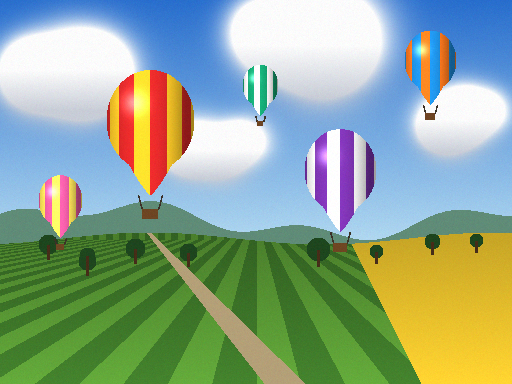
#> input picture data/image.png, 512 x 384 px
$ python -i image_proc.py   (imports and definitions only)
#> lines starting #> are read from the running program, lines starting #| are printed output that depends on the picture
### src/config.py
"""Общие настройки: seed, пути, вспомогательные функции для сохранения файлов."""
import os
import random
from datetime import datetime

import matplotlib

matplotlib.use("Agg")
import matplotlib.pyplot as plt
import numpy as np

SEED = 42

BASE_DIR = os.path.dirname(os.path.dirname(os.path.abspath(__file__)))
DATA_DIR = os.path.join(BASE_DIR, "data")
OUTPUT_DIR = os.path.join(BASE_DIR, "output")
os.makedirs(OUTPUT_DIR, exist_ok=True)

DATASET_PATH = os.path.join(DATA_DIR, "Lab1_Dataset.xlsx")
IMAGE_PATH = os.path.join(DATA_DIR, "image.png")

# Вариант 7: столбцы M (x) и N (y) листа Sheet1
VARIANT = 7
VARIANT_COLUMNS = ["x", "y"]

# Метка времени фиксируется один раз за запуск, чтобы все файлы одного прогона
# имели одинаковый суффикс
RUN_TS = datetime.now().strftime("%Y-%m-%d_%H-%M-%S")

plt.rcParams.update({
    "figure.dpi": 100,
    "font.size": 10,
    "axes.grid": True,
    "grid.alpha": 0.3,
})


# [12 lines left out: function set_seeds, not called in this run]


def timestamped_filename(base: str, ext: str) -> str:
    """Формирует имя файла с датой и временем запуска."""
    return os.path.join(OUTPUT_DIR, f"{base}_{RUN_TS}.{ext}")


def save_figure(fig, base_name: str) -> str:
    """Задание 3. Сохраняет рисунок в PNG с меткой времени (до закрытия фигуры)."""
    path = timestamped_filename(base_name, "png")
    fig.savefig(path, dpi=150, bbox_inches="tight")
    plt.close(fig)
    return path

### src/image_proc.py
"""Задание 50. Обработка изображения средствами SciPy."""
import matplotlib.pyplot as plt
import numpy as np
from scipy.ndimage import gaussian_filter, rotate
from sklearn.decomposition import PCA

from src.config import save_figure

# фрагмент (y0, y1, x0, x1) для увеличенного показа размытия и резкости: большой шар
CROP = (60, 220, 90, 230)


# [77 lines left out: function generate_image, not called in this run]


def _pair(img_a, img_b, title_a, title_b, base, cmap_b=None):
    fig, axes = plt.subplots(1, 2, figsize=(11, 4.4))
    axes[0].imshow(img_a)
    axes[0].set_title(title_a)
    axes[1].imshow(img_b, cmap=cmap_b)
    axes[1].set_title(title_b)
    for ax in axes:
        ax.axis("off")
    fig.tight_layout()
    return save_figure(fig, base)


def split_channels(img):
    """1. Разделение цветовых каналов в отдельные массивы."""
    r, g, b = (img[..., i].copy() for i in range(3))
    fig, axes = plt.subplots(1, 4, figsize=(17, 3.6))
    axes[0].imshow(img)
    axes[0].set_title("Исходное")
    for ax, ch, cmap, name in zip(axes[1:], (r, g, b), ("Reds", "Greens", "Blues"),
                                  ("Красный", "Зелёный", "Синий")):
        ax.imshow(ch, cmap=cmap, vmin=0, vmax=255)  # чем темнее цвет, тем больше значение канала
        ax.set_title(f"{name} канал (среднее {ch.mean():.0f})")
    for ax in axes:
        ax.axis("off")
    fig.tight_layout()
    path = save_figure(fig, "task50_1_channels")
    return {"r": r, "g": g, "b": b}, path


def rotate_image(img, angle: float = 40.0):
    """2. Поворот на 40° против часовой стрелки (scipy.ndimage.rotate, холст расширяется)."""
    rotated = rotate(img.astype(np.float32), angle=angle, axes=(1, 0), reshape=True,
                     order=3, mode="constant", cval=0)
    rotated = np.clip(rotated, 0, 255).astype(np.uint8)
    path = _pair(img, rotated, f"Исходное {img.shape[1]}×{img.shape[0]}",
                 f"Поворот на {angle:.0f}° ({rotated.shape[1]}×{rotated.shape[0]})", "task50_2_rotated")
    return rotated, path


def to_grayscale(img):
    """3. Перевод в оттенки серого: Y = 0,299R + 0,587G + 0,114B."""
    gray = np.tensordot(img.astype(np.float32), np.array([0.299, 0.587, 0.114]), axes=([2], [0]))
    gray = np.clip(np.round(gray), 0, 255).astype(np.uint8)
    path = _pair(img, gray, "Исходное", "Чёрно-белое (оттенки серого)", "task50_3_gray", cmap_b="gray")
    return gray, path


def gray_histogram(gray):
    """4. Гистограмма яркостей: 256 интервалов шириной 1, левая граница = уровень яркости."""
    hist, edges = np.histogram(gray.ravel(), bins=256, range=(0, 256))
    fig, ax = plt.subplots(figsize=(11, 4))
    ax.bar(edges[:-1], hist, width=1.0, align="edge", color="black")
    ax.set_xlim(0, 256)
    ax.set_xticks(range(0, 257, 32))
    ax.set_xlabel("Яркость")
    ax.set_ylabel("Число пикселей")
    ax.set_title("Гистограмма чёрно-белого изображения")
    fig.tight_layout()
    path = save_figure(fig, "task50_4_gray_hist")
    return {"hist": hist, "edges": edges}, path


def split_by_histogram(gray, hist_info):
    """5. Три изображения по порогам равных долей пикселей (накопленная гистограмма)."""
    cum = np.cumsum(hist_info["hist"])
    total = cum[-1]
    t1 = int(np.searchsorted(cum, total / 3))
    t2 = int(np.searchsorted(cum, 2 * total / 3))
    parts = [np.where(gray <= t1, gray, 0), np.where((gray > t1) & (gray <= t2), gray, 0),
             np.where(gray > t2, gray, 0)]
    shares = [float(np.mean(gray <= t1)), float(np.mean((gray > t1) & (gray <= t2))),
              float(np.mean(gray > t2))]
    fig, axes = plt.subplots(1, 3, figsize=(16, 4.2))
    titles = [f"Тёмные: 0…{t1}", f"Средние: {t1 + 1}…{t2}", f"Светлые: {t2 + 1}…255"]
    for ax, part, title, s in zip(axes, parts, titles, shares):
        ax.imshow(part, cmap="gray", vmin=0, vmax=255)
        ax.set_title(f"{title} ({s:.1%} пикселей)")
        ax.axis("off")
    fig.tight_layout()
    path = save_figure(fig, "task50_5_split3")
    return {"t1": t1, "t2": t2, "shares": shares}, path


def add_circular_frame(img, width: int = 10):
    """6. Чёрная круговая рамка: всё за пределами круга радиуса R - width зануляется."""
    h, w = img.shape[:2]
    Y, X = np.ogrid[:h, :w]
    R = min(h, w) / 2.0
    outside = (X - w / 2) ** 2 + (Y - h / 2) ** 2 > (R - width) ** 2
    framed = img.copy()
    framed[outside] = 0
    path = _pair(img, framed, "Исходное", f"В чёрной круговой рамке (R = {R - width:.0f} пикс.)",
                 "task50_6_frame")
    return framed, path


def add_noise(img, sigma: float = 25.0):
    """7. Гауссовский шум N(0, sigma)."""
    noisy = np.clip(img.astype(np.float32) + np.random.normal(0, sigma, img.shape), 0, 255).astype(np.uint8)
    path = _pair(img, noisy, "Исходное", f"С гауссовским шумом (σ = {sigma:.0f})", "task50_7_noisy")
    return noisy, path


def gaussian_blur(img, sigma: float = 2.0):
    """8. Размытие фильтром Гаусса по каждому каналу (по оси каналов sigma = 0)."""
    blurred = gaussian_filter(img.astype(np.float32), sigma=(sigma, sigma, 0))
    blurred = np.clip(blurred, 0, 255).astype(np.uint8)
    path = _crop_compare(img, blurred, "Исходное", f"Размытие по Гауссу (σ = {sigma:.0f})", "task50_8_blurred")
    return blurred, path


def sharpen_image(img, sigma: float = 2.0, amount: float = 1.5):
    """9. Повышение резкости (нерезкое маскирование): img + amount·(img − blur(img))."""
    f = img.astype(np.float32)
    blurred = gaussian_filter(f, sigma=(sigma, sigma, 0))
    sharpened = np.clip(f + amount * (f - blurred), 0, 255).astype(np.uint8)
    path = _crop_compare(img, sharpened, "Исходное", f"Повышение резкости (k = {amount})",
                         "task50_9_sharpened")
    return sharpened, path


def _crop_compare(a, b, ta, tb, base):
    """Полные изображения и увеличенный фрагмент (воздушный шар), где эффект заметнее."""
    fig, axes = plt.subplots(2, 2, figsize=(11, 8.2))
    y0, y1, x0, x1 = CROP
    for col, (im, t) in enumerate([(a, ta), (b, tb)]):
        axes[0, col].imshow(im)
        axes[0, col].add_patch(plt.Rectangle((x0, y0), x1 - x0, y1 - y0, fill=False, ec="yellow", lw=1.5))
        axes[0, col].set_title(t)
        axes[1, col].imshow(im[y0:y1, x0:x1], interpolation="nearest")
        axes[1, col].set_title(f"{t}: увеличенный фрагмент")
    for ax in axes.ravel():
        ax.axis("off")
    fig.tight_layout()
    return save_figure(fig, base)


def _to_blocks(img, b):
    """(H, W, C) -> (число блоков, b·b): каждый блок b×b каждого канала — один объект."""
    h, w, c = img.shape
    x = img.reshape(h // b, b, w // b, b, c).transpose(4, 0, 2, 1, 3)
    return x.reshape(-1, b * b)


def _from_blocks(blocks, shape, b):
    h, w, c = shape
    x = blocks.reshape(c, h // b, w // b, b, b).transpose(1, 3, 2, 4, 0)
    return x.reshape(h, w, c)


def apply_pca_to_image(img, n_components: int = 8, block: int = 8):
    """
    10. PCA к изображению. Объект — блок 8×8 одного канала (64 признака).
    Восстановление по n_components главным компонентам, кривая ошибки, вид компонент.
    """
    flat = _to_blocks(img.astype(np.float32), block)
    pca = PCA(n_components=n_components).fit(flat)
    restored = _from_blocks(pca.inverse_transform(pca.transform(flat)), img.shape, block)
    restored = np.clip(restored, 0, 255).astype(np.uint8)
    mse = float(np.mean((img.astype(np.float32) - restored) ** 2))
    psnr = float(10 * np.log10(255 ** 2 / mse))
    paths = [_pair(img, restored, "Исходное",
                   f"PCA: {n_components} из {block * block} компонент (ср. квадрат ошибки {mse:.1f})",
                   "task50_10_pca_restored")]

    full = PCA().fit(flat)
    ks = np.arange(1, block * block + 1)
    mse_curve = []
    for k in ks:
        z = full.transform(flat)[:, :k]
        rec = z @ full.components_[:k] + full.mean_
        mse_curve.append(float(np.mean((flat - rec) ** 2)))
    fig, ax = plt.subplots(figsize=(9, 4.5))
    ax.semilogy(ks, np.clip(mse_curve, 1e-6, None), marker="o", ms=3)
    ax.axvline(n_components, color="C3", ls="--", label=f"k = {n_components}")
    ax.set_xlabel("Число главных компонент k")
    ax.set_ylabel("Среднеквадратичная ошибка (лог. шкала)")
    ax.set_title("Ошибка восстановления изображения от числа компонент")
    ax.legend()
    fig.tight_layout()
    paths.append(save_figure(fig, "task50_10_pca_mse"))

    fig, axes = plt.subplots(4, 4, figsize=(7.5, 8))
    for i, ax in enumerate(axes.ravel()):
        ax.imshow(full.components_[i].reshape(block, block), cmap="gray", interpolation="nearest")
        ax.set_title(f"ГК {i + 1}: {full.explained_variance_ratio_[i]:.1%}", fontsize=9)
        ax.axis("off")
    fig.suptitle("Первые 16 главных компонент (блоки 8×8)")
    fig.tight_layout()
    paths.append(save_figure(fig, "task50_10_pca_components"))

    evr = np.cumsum(full.explained_variance_ratio_)
    return {"mse": mse, "psnr": psnr, "evr_k": float(evr[n_components - 1]),
            "evr1": float(full.explained_variance_ratio_[0]),
            "comp1_range": [float(np.abs(full.components_[0]).min()), float(np.abs(full.components_[0]).max())],
            "comp1_same_sign": bool(np.all(full.components_[0] > 0) or np.all(full.components_[0] < 0)),
            "k95": int(np.searchsorted(evr, 0.95) + 1), "k99": int(np.searchsorted(evr, 0.99) + 1),
            "mse_curve": mse_curve, "n_objects": int(flat.shape[0])}, paths


def run_task50(image_path: str) -> dict:
    """Последовательно выполняет все 10 подзаданий."""
#> called with image_path = '../data/image.png'
    img = plt.imread(image_path)
#> img is the input picture: shape (384, 512, 4) float32; mean R, G, B, A 0.568, 0.66, 0.57, 1
    if img.dtype != np.uint8:
        img = np.clip(img * 255, 0, 255).astype(np.uint8)
    img = img[..., :3]
#> img: shape (384, 512, 3)
    res, figs = {"shape": list(img.shape)}, {}
#> res = {'shape': [384, 512, 3]}

    ch, figs["channels"] = split_channels(img)
#> in split_channels, `r, g, b = (img[..., i].copy() for i in range(3))`:
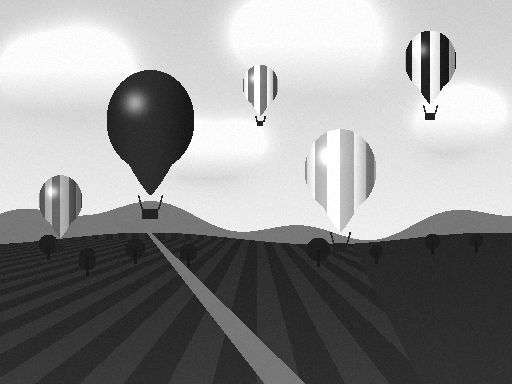
#> b: shape (384, 512); min 14, max 255, mean 145.3
#> the loop in split_channels, `for ax, ch, cmap, name in zip(axes[1:], (r, g, b), ("Reds", "Greens", ..` made 3 passes
#> (cmap, name) on passes 1 to 3: ('Reds', 'Красный'), ('Greens', 'Зелёный'), ('Blues', 'Синий')
#> ch = 3 items
    res["channel_means"] = [float(ch[k].mean()) for k in "rgb"]
    rotated, figs["rotated"] = rotate_image(img, 40.0)
#> in rotate_image, `rotated = np.clip(rotated, 0, 255).astype(np.uint8)`:
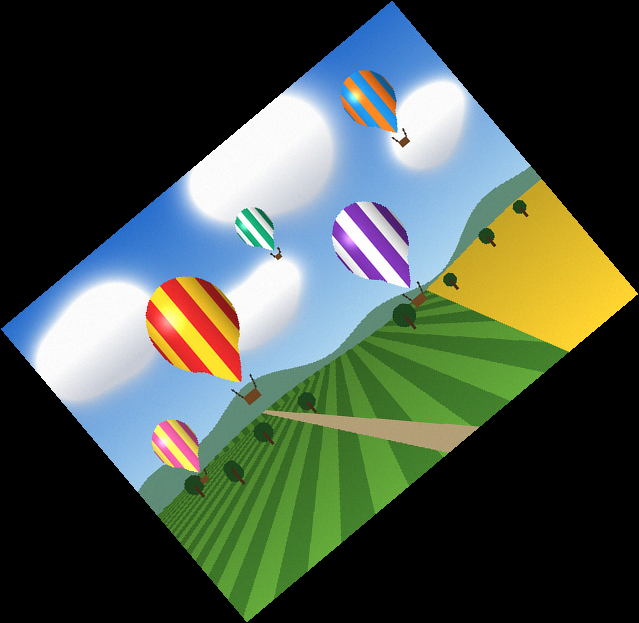
#> rotated: shape (623, 639, 3); mean R, G, B 71, 82.5, 71.2
    res["rotated_shape"] = list(rotated.shape)
    gray, figs["gray"] = to_grayscale(img)
#> in to_grayscale, `gray = np.tensordot(img.astype(np.float32), np.array([0.299, 0.587, 0...`:
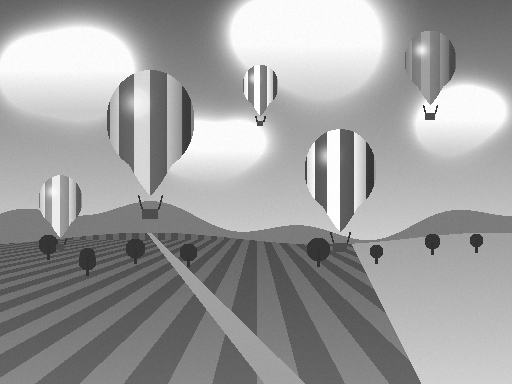
#> gray: shape (384, 512) float64; min 44.19, max 255, mean 158.7
    res["gray_mean"] = float(gray.mean())
    hist, figs["hist"] = gray_histogram(gray)
#> in gray_histogram, `hist, edges = np.histogram(gray.ravel(), bins=256, range=(0, 256))`: hist = 256 values, max 3888 at index 251, min 0 at index 0, mean 768; edges = 257 values from 0 to 256
#> call 4 of save_figure, with base_name = 'task50_4_gray_hist'
#> in save_figure (call 4), `fig.savefig(path, dpi=150, bbox_inches="tight")`:
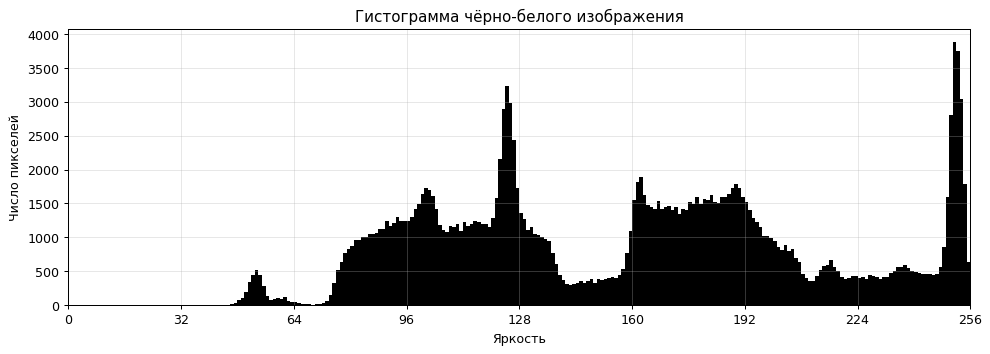
#> figure drawn by matplotlib, 1 panel; tallest bar 3888 high, from x = 251 to 252
#> hist = 2 items
    h = hist["hist"]
#> h = 256 values, max 3888 at index 251, min 0 at index 0, mean 768
    res["hist_peak"] = int(np.argmax(h))
    res["hist_stats"] = {"lt20": float(h[:20].sum() / h.sum()), "lt60": float(h[:60].sum() / h.sum()),
                         "gt150": float(h[151:].sum() / h.sum()), "gt200": float(h[201:].sum() / h.sum()),
                         "min": int(gray.min()), "max": int(gray.max()),
                         "top_bins": [int(i) for i in np.argsort(h)[::-1][:5]]}
    res["split"], figs["split"] = split_by_histogram(gray, hist)
#> in split_by_histogram, `cum = np.cumsum(hist_info["hist"])`: cum = 256 values from 0 to 196608
#> in split_by_histogram, `total = cum[-1]`: total = 196608
#> in split_by_histogram, `t1 = int(np.searchsorted(cum, total / 3))`: t1 = 124
#> in split_by_histogram, `t2 = int(np.searchsorted(cum, 2 * total / 3))`: t2 = 184
#> in split_by_histogram, `shares = [float(np.mean(gray <= t1)), float(np.mean((gray > t1) & (gra..`: shares = [0.338, 0.332, 0.329]
#> in split_by_histogram, `titles = [f"Тёмные: 0…{t1}", f"Средние: {t1 + 1}…{t2}", f"Светлые: {t2..`: titles = ['Тёмные: 0…124', 'Средние: 125…184', 'Светлые: 185…255']
#> the loop in split_by_histogram, `for ax, part, title, s in zip(axes, parts, titles, shares):` made 3 passes
#> (title, s) on passes 1 to 3: ('Тёмные: 0…124', 0.338), ('Средние: 125…184', 0.332), ('Светлые: 185…255', 0.329)
    _, figs["frame"] = add_circular_frame(img)
    noisy, figs["noisy"] = add_noise(img, 25.0)
    res["noise_mse"] = float(np.mean((noisy.astype(float) - img) ** 2))
    blurred, figs["blurred"] = gaussian_blur(img, 2.0)
#> the loop in _crop_compare, `for col, (im, t) in enumerate([(a, ta), (b, tb)]):` made 2 passes
#> (col, t) on passes 1 to 2: (0, 'Исходное'), (1, 'Размытие по Гауссу (σ = 2)')
    sharp, figs["sharpened"] = sharpen_image(img, 2.0, 1.5)
#> in sharpen_image, `sharpened = np.clip(f + amount * (f - blurred), 0, 255).astype(np.uint8)`:
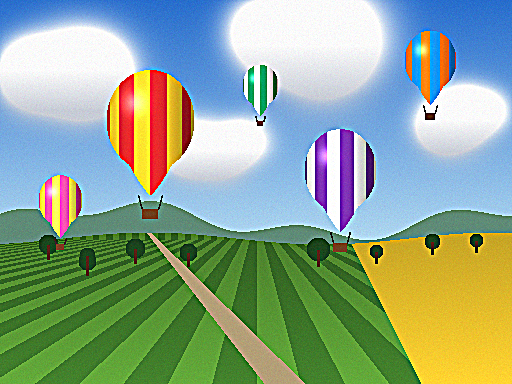
#> sharpened: shape (384, 512, 3); mean R, G, B 143.6, 167.5, 144.3
#> the loop in _crop_compare (call 2), `for col, (im, t) in enumerate([(a, ta), (b, tb)]):` made 2 passes
#> (col, t) on passes 1 to 2: (0, 'Исходное'), (1, 'Повышение резкости (k = 1.5)')
#> the loop in _crop_compare (call 2), `for ax in axes.ravel():` made 4 passes
    # средний модуль градиента яркости — мера резкости
    grad = lambda a: float(np.mean(np.abs(np.diff(a.astype(float).mean(axis=2), axis=1))))
    res["sharpness"] = {"orig": grad(img), "blurred": grad(blurred), "sharpened": grad(sharp)}
    res["pca"], figs["pca"] = apply_pca_to_image(img, 8)
#> in _from_blocks, `return x.reshape(h, w, c)`:
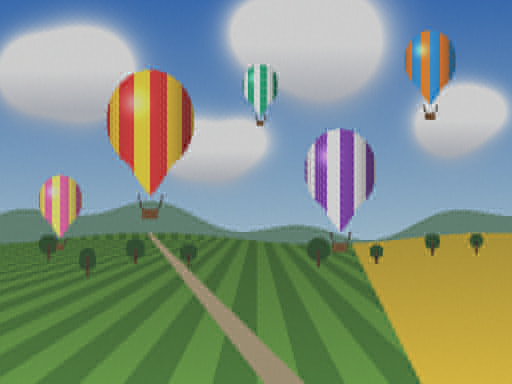
#> returned value: shape (384, 512, 3) float32; mean of channels 0, 1, 2 144.8, 168.4, 145.3; drawn with min black and max white
#> in apply_pca_to_image, `mse = float(np.mean((img.astype(np.float32) - restored) ** 2))`: mse = 74.96
#> in apply_pca_to_image, `psnr = float(10 * np.log10(255 ** 2 / mse))`: psnr = 29.38
#> after the loop in apply_pca_to_image, `for k in ks:`: mse_curve = 64 values, max 388.1 at index 0, min 9.31e-10 at index 63, mean 35.45
#> the loop in apply_pca_to_image, `for i, ax in enumerate(axes.ravel()):` made 16 passes
#> in save_figure (call 12), `fig.savefig(path, dpi=150, bbox_inches="tight")`:
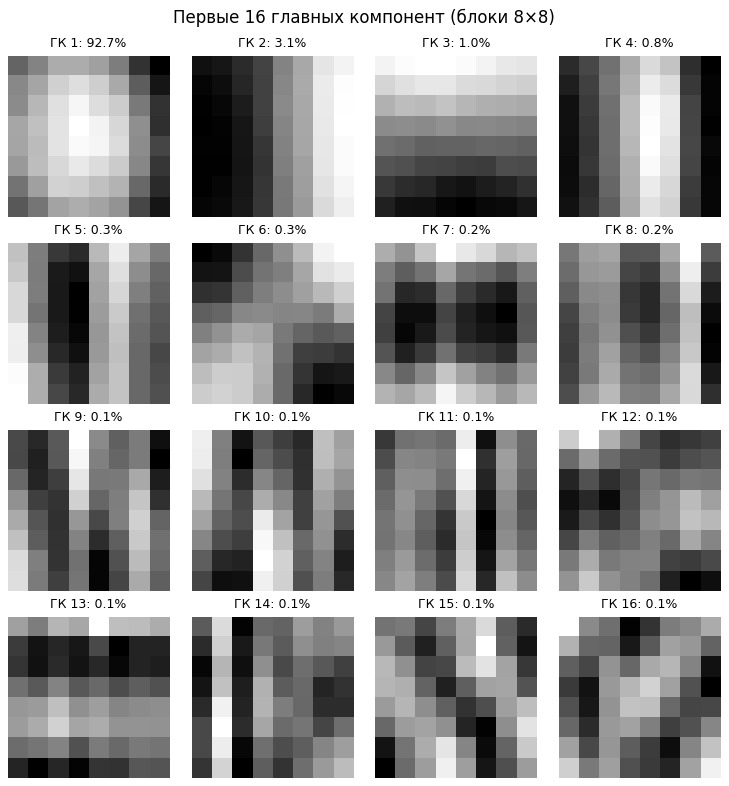
#> figure drawn by matplotlib, 16 panels
#> in apply_pca_to_image, `evr = np.cumsum(full.explained_variance_ratio_)`: evr = 64 values from 0.927 to 1
    res["figs"] = figs
    print("Задание 50 выполнено. Рисунки сохранены в output/.")
    return res

>>> result = run_task50('../data/image.png')
#> result = 11 items
